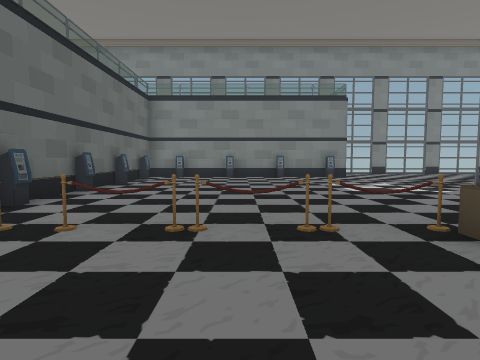
View 1 (above)

24 first-person views from a walk through a 3-D level made in the Unity game engine. The camera is 1.3 m above the floor, tilts 4° down and sees 80° across. Doors are open. The floor is counted in squares, 2 m on a side. Each view is taken from the middle of a square. On the plan, view 1 faces up. The plan holds only what a view shows up to about 9 squares ahead; the rest is blank. The place goes on beyond the plan. The player character is not drawn. Some animated figures are not drawn.

View 2
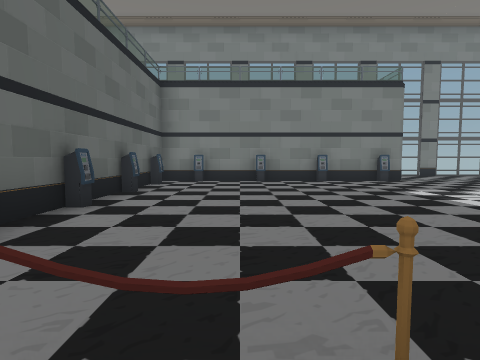

View 3
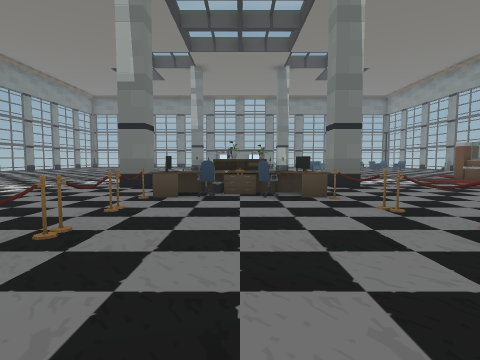

View 4
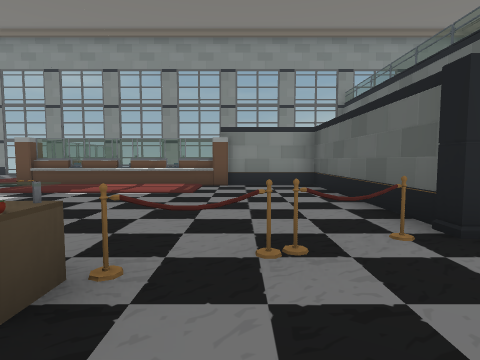

View 5
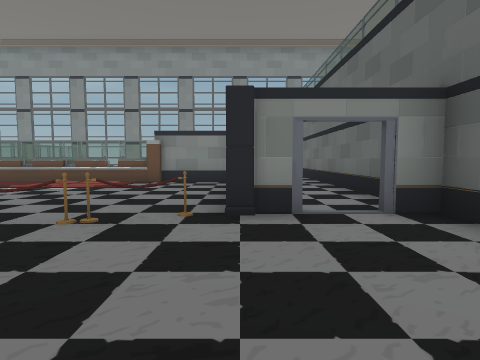

View 6
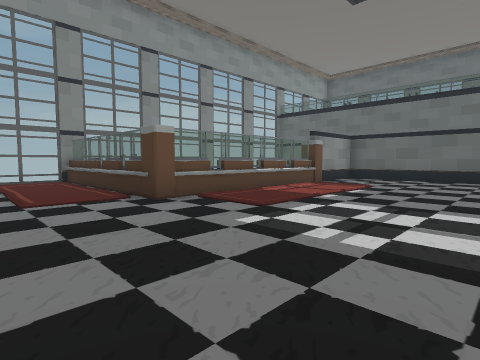

View 7
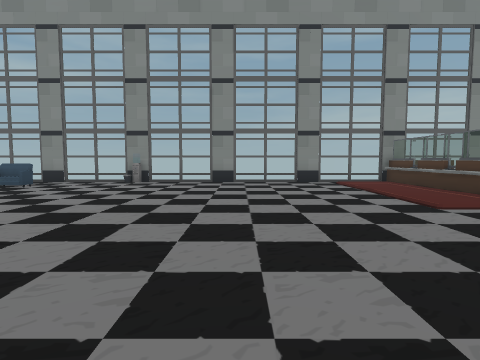

View 8
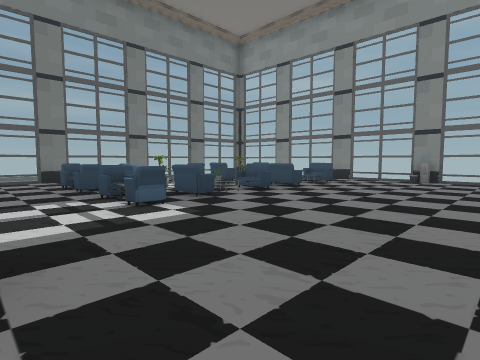

View 9
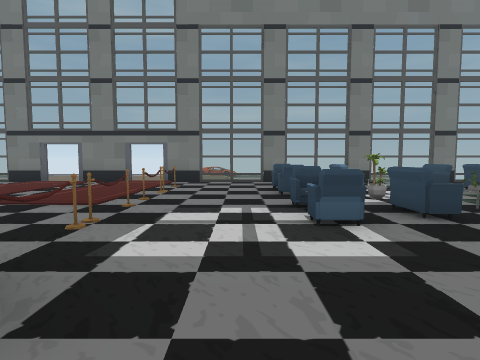

View 10
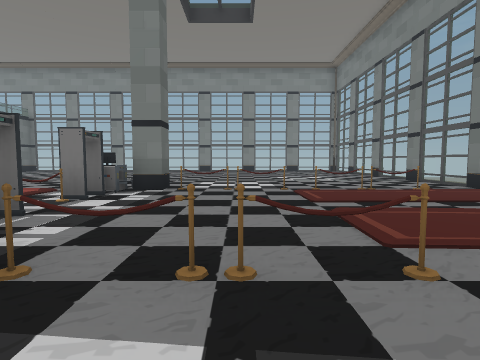

View 11
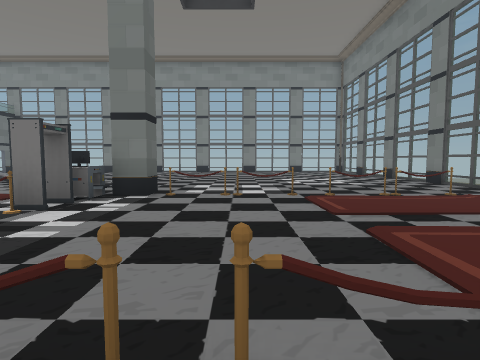

View 12
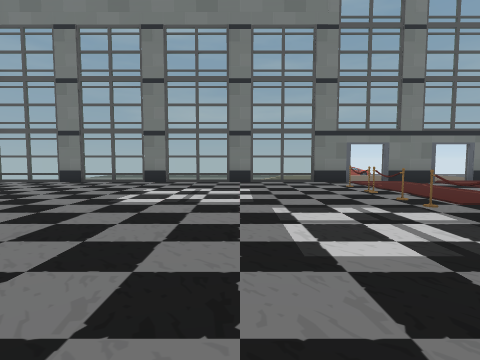

View 13
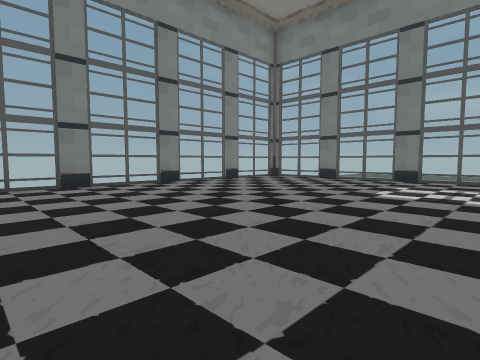

View 14
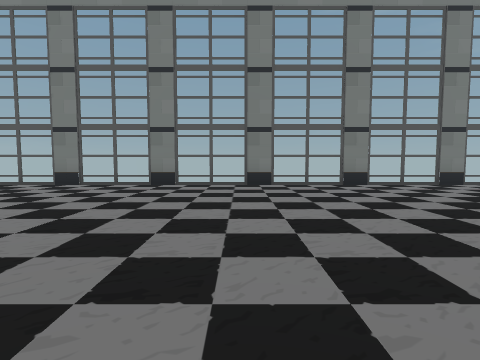

View 15
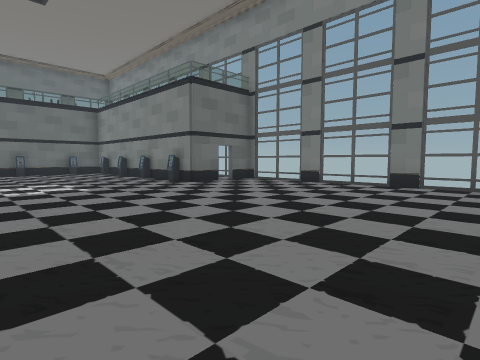

View 16
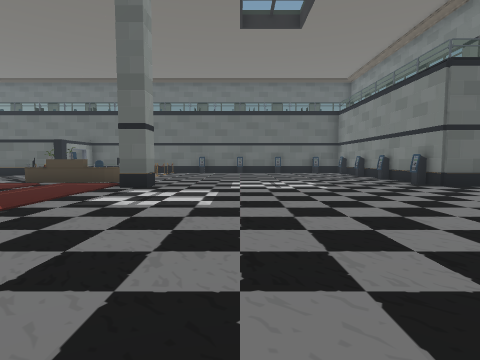

View 17
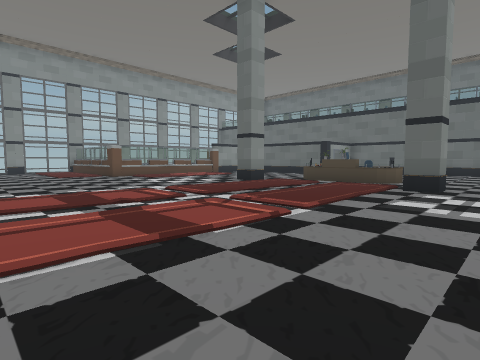

View 18
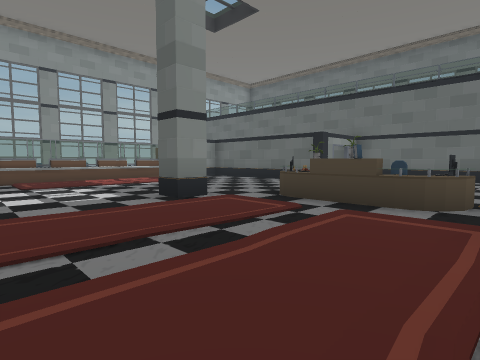

View 19
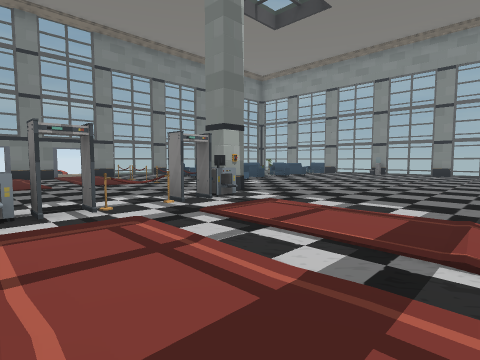

View 20
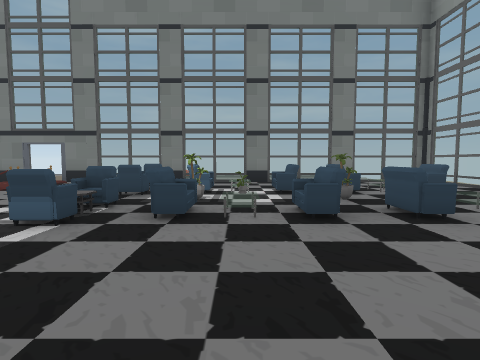

View 21
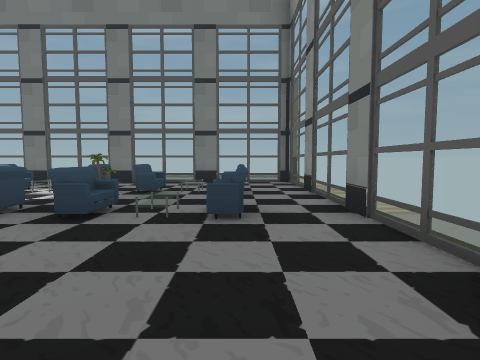

View 22
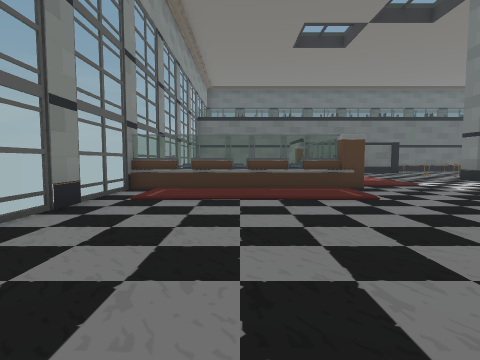

View 23
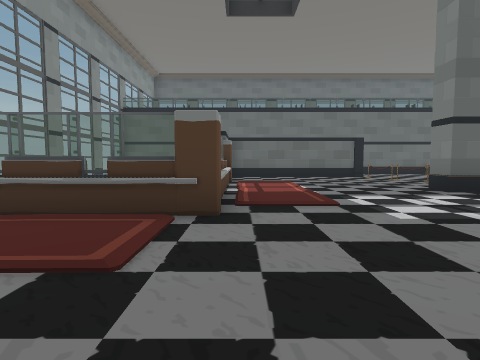

View 24
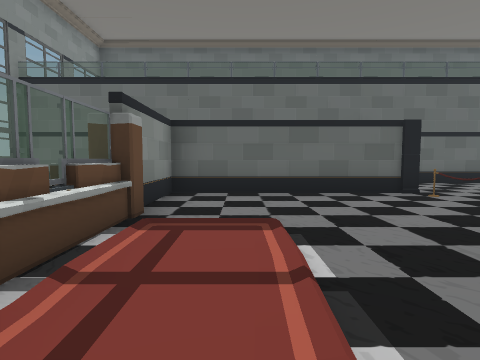

### Floor plan
Points are (right, up) in squares from view 1. A wall is a line through its corners. A room is listed if a view was taken in it or the views show most of it. See-through windows are left out.
Room 1 (views 1, 2, 3, 4, 5, 6, 7, 8, 9, 10, 11, 12, 13, 14, 15, 16, 17, 18, 19, 20, 21, 22, 23, 24)
walls: (-1.1, -1.8) (-0.8, -2.5); (-1.9, -1.4) (-0.9, -1.4) (-0.9, -6.4) (0.6, -6.4); (-1.1, -3.6) (-0.8, -4.3); (-3.4, 1.5) (-3.4, 0.4); (4.1, 11.9) (4.1, 10.9) (3.5, 10.9); (-3.4, -3.4) (-3.4, -4.5); (-0.5, 10.9) (-1.5, 10.9); (21.3, 0.7) (21.6, 1.4); (21.4, 0.1) (21.4, 1.8); (21.4, 2.6) (21.4, 13.1); (1.5, -11.4) (21.6, -11.4); (16.1, -11.6) (16.6, -11.4); (21.4, -6.6) (21.6, -6.2); (17.4, 13.4) (4.8, 13.4); (-4.2, -11.4) (-3.5, -11.4); (21.4, -11.7) (21.4, -0.7)
ways out: opening at (6.5, -12); opening at (14, -12); gap at (4, 12)
objects: other object (-4, -9) to (-3, -9); other object (-4, -8) to (-4, -7); other object (-4, -6) to (-4, -5); other object (-4, -3) to (-3, -2); other object (-4, -1) to (-4, 0); other object (-4, 2) to (-4, 3); other object (-4, 4) to (-4, 5); other object (-4, 7) to (-4, 8); other object (-4, 9) to (-4, 10); cash machine (-3, 4); cash machine (-3, 6); cash machine (-3, 8); cash machine (-3, 10); other object (-3, 11); other object (-2, 3); cash machine (-2, 11); pillar (-1, -1); barrier (-1, 3); other object (0, -2); barrier (0, -1); other object (0, 2); barrier (0, 3); cash machine (0, 11); other object (1, -7); other object (1, -2); barrier (1, -1); other object (1, 0); computer (1, 2); barrier (1, 3); other object (1, 4); cash machine (1, 11) to (2, 11); desk (2, -7) to (3, -7); other object (2, -1); other object (2, 0); desk (2, 0) to (3, 1); desk (2, 2); other object (2, 3); other object (3, 1); cash machine (3, 11); desk (4, -7); pillar (4, -2); pillar (4, 3); desk (5, -7); desk (6, -11) to (7, -11); desk (6, -10) to (7, -10); desk (6, -9) to (6, -8); desk (6, -7); desk (7, -8) to (7, -7); other object (7, -6); other object (13, -1); other object (13, 0); other object (13, 1); other object (13, 2); other object (13, 3); water cooler (14, -11); pillar (14, -2) to (14, -1); other object (14, 1); pillar (14, 3); other object (15, -2); barrier (15, -1); other object (15, 2); other object (15, 3); sofa (16, -10) to (17, -10); sofa (16, -8) to (17, -8); sofa (16, -7) to (17, -7); sofa (16, -5) to (17, -5); sofa (16, -4); other object (16, -1); other object (16, 2); other object (16, 3); other object (16, 4); plant (17, -6); sofa (17, -4); other object (17, -2); barrier (17, -1); other object (17, 3); plant (18, -8); plant (18, -5); sofa (18, -4); other object (18, -2); other object (18, -1); other object (18, 2); other object (18, 3); sofa (19, -10); sofa (19, -8); sofa (19, -7); sofa (19, -5); other object (19, -2); other object (19, -1); other object (19, 0); other object (19, 2); other object (19, 3); other object (19, 4); sofa (20, -4); other object (20, -1); other object (20, 3); pillar (21, -11)

Positions as (right, up) in squares from view 1, and headings:
1: (0, 0), facing up
2: (-1, 2), facing up
3: (-3, 1), facing right
4: (1, 1), facing down
5: (-1, 2), facing down
6: (9, -2), facing down-left
7: (11, -3), facing down
8: (12, -2), facing down-right
9: (13, -3), facing right
10: (16, -3), facing up
11: (16, -2), facing up
12: (13, 6), facing right
13: (12, 6), facing up-right
14: (11, 6), facing up
15: (11, 6), facing up-left
16: (11, 6), facing left
17: (11, 5), facing down-left
18: (7, 3), facing down-left
19: (9, 3), facing down-right
20: (13, -6), facing right
21: (13, -10), facing right
22: (13, -9), facing left
23: (10, -6), facing left
24: (5, -5), facing left
